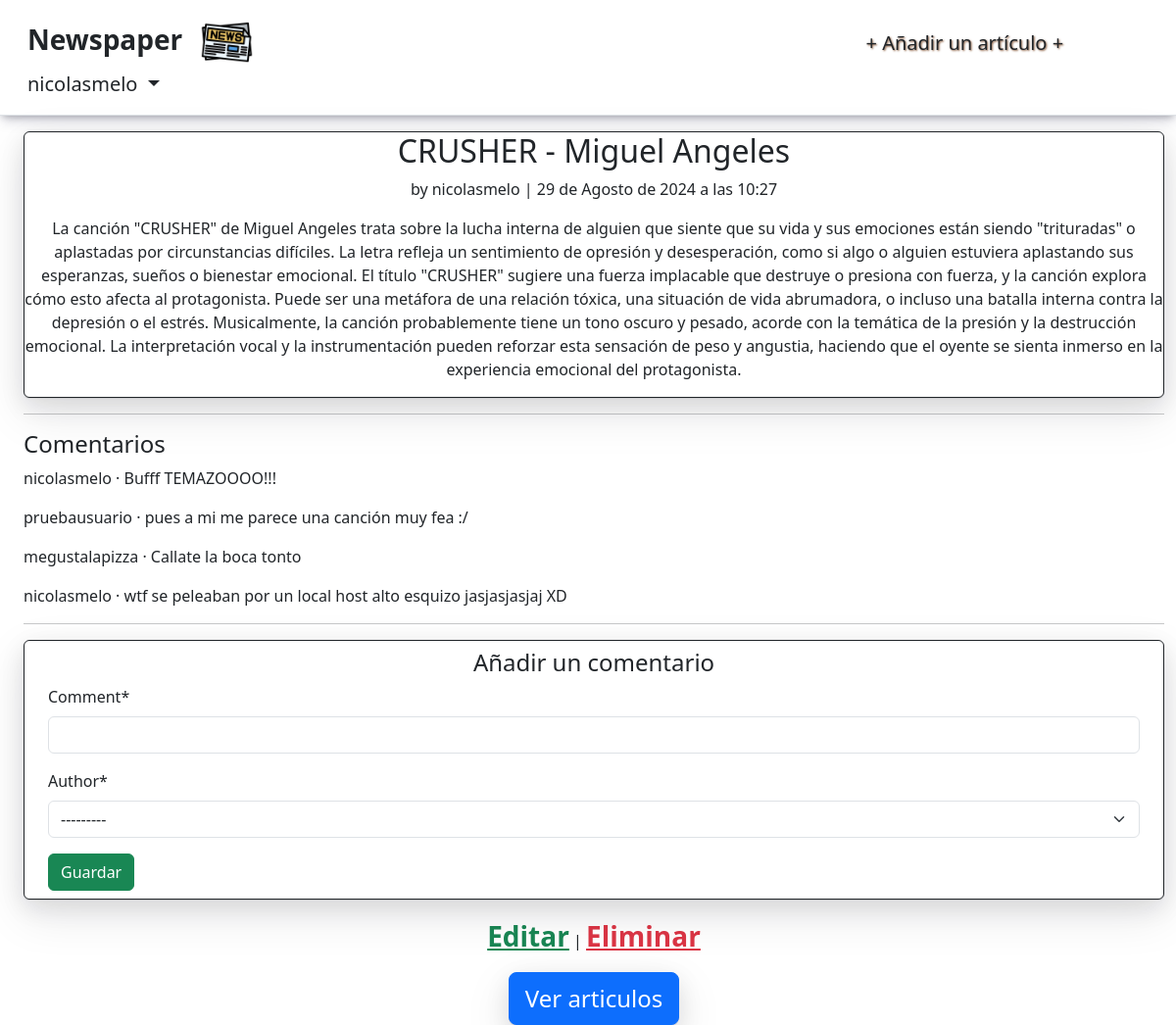
The app's page /articles/2/ (signed in) with its own data.
### accounts/models.py (models this page shows)
class CustomUser(AbstractUser): #Edad del usuario (En blanco para que este la registre)
    age = models.PositiveIntegerField(null=True, blank=True) #Agregando la edad null para el User

### articles/models.py (models this page shows, shortened)
class Article(models.Model):
    title = models.CharField(max_length=255)
    body = models.TextField()
    date = models.DateTimeField(auto_now_add=True)
    author = models.ForeignKey(
        settings.AUTH_USER_MODEL,
        on_delete=models.CASCADE,
    )

class Comment(models.Model):
    article = models.ForeignKey(Article, on_delete=models.CASCADE,)
    comment = models.CharField(max_length=140)
    author = models.ForeignKey(
        settings.AUTH_USER_MODEL,
        on_delete=models.CASCADE,
    )
    def __str__(self):
        return self.comment

### articles/views.py (the view, shortened to what this page needs)
# urls.py: path("<int:pk>/", ArticleDetailsView.as_view(), name='article_details'),
class ArticleDetailsView(LoginRequiredMixin, View): #Creando la vista para ver los detalles del artículo (El usuario deberá esta logueado)
    def get(self, request, *args, **kwargs):
        view = CommentGet.as_view() #Ver comentarios
        return view(request, *args, **kwargs)

### articles/forms.py
class CommentForm(forms.ModelForm): #Formato del comentario
    class Meta:
        model = Comment
        fields = ("comment", "author")

### articles/views.py (called while the page is built)
    def get_context_data(self, **kwargs):
        context = super().get_context_data(**kwargs)
        context['form'] = CommentForm()
        return context

### templates/article_details.html (shortened to what this page needs)
{% extends "base.html" %}
{% load crispy_forms_tags %}
{% block content %}
    <div class="article-entry card border-dark text-center" style="width: 100%; max-width: 2000px; box-shadow: rgba(17, 17, 26, 0.1) 0px 1px 0px, rgba(17, 17, 26, 0.1) 0px 8px 24px, rgba(17, 17, 26, 0.1) 0px 16px 48px;">
        <h2>{{ object.title }}</h2>
        <p>by {{ object.author }} | {{ object.date }}</p>
        <p>{{ object.body }}</p>
    </div>
    <hr>
    <h4>Comentarios</h4>
    {% for comment in article.comment_set.all %}
        <p>{{ comment.author }} &middot; {{ comment }} </p>
    {% endfor %}
    <hr>
    <div class="article-entry card border-dark px-4 py-2 mb-3" style="width: 100%; max-width: 2000px; box-shadow: rgba(17, 17, 26, 0.1) 0px 1px 0px, rgba(17, 17, 26, 0.1) 0px 8px 24px, rgba(17, 17, 26, 0.1) 0px 16px 48px;">
        <h4 class="text-center">Añadir un comentario</h4>
        <form action="" method="post">
            {{ form|crispy }}
            <button class="btn btn-success ml-2" type="submit">Guardar</button>
        </form>
    </div>
    <div class="d-flex justify-content-center">
        <p><a href="{% url 'article_edit' article.pk %}" class="text-success fw-bold fs-3">Editar</a> | <a href="{% url 'article_delete' article.pk %}" class="text-danger fw-bold fs-3">Eliminar</a></p>
    </div>
    <div class="d-flex justify-content-center">
        <a href="{% url 'article_list' %}" class="btn btn-primary btn-lg fs-4" style="box-shadow: rgba(17, 17, 26, 0.1) 0px 1px 0px, rgba(17, 17, 26, 0.1) 0px 8px 24px, rgba(17, 17, 26, 0.1) 0px 16px 48px;">Ver articulos</a>
    </div>
{% endblock content %}

### templates/base.html (shortened to what this page needs)
<!DOCTYPE html>
{% load static %}
<html>
    <head>
        <link rel="stylesheet" href="{% static '/css/bootstrap.min.css' %}">
    </head>
    <body>
        <header class="p-3 mb-3 border-bottom" style="box-shadow: rgba(50, 50, 93, 0.25) 0px 6px 12px -2px, rgba(0, 0, 0, 0.3) 0px 3px 7px -3px;">
            <div class="container-fluid">
                <div class="d-flex flex-wrap align-items-center justify-content-center justify-content-lg-start">
                    <a class="navbar-brand fw-bold fs-3" href="{% url 'home' %}">Newspaper
                        <img class="img-fluid" src="{% static 'img/7063304.png' %}" style="width: 8%; margin-left: 10px;">
                    </a>
                        <ul class="nav col-12 col-lg-auto me-lg-auto mb-2 justify-content-center mb-md-0" style="margin-left: 160px; text-shadow: 1px 1px 2px rgb(141, 96, 66);">
                        {% if user.is_authenticated %}
                            <li><a href="{% url 'article_new' %}" class="nav-link px-2 link-dark fs-5">+ Añadir un artículo +</a></li>
                            </ul>
                            <div class="dropdown text-end">
                                <a href="#" class="d-block link-dark text-decoration-none dropdown-toggle fs-5" id="dropdownUser1" data-bs-toggle="dropdown" aria-expanded="false">
                                    {{ user.username }}
                                </a>
                            </div>
                        {% endif %}
                </div>
            </div>
        </header>
        <div class="container-fluid ps-4">
            <main>
                {% block content %}{% endblock content %}
            </main>
        </div>
    </body>
</html>

### records on screen
CustomUser: username "nicolasmelo"
Article: title "CRUSHER - Miguel Angeles", author "nicolasmelo", date "29 de Agosto de 2024 a las 10:27", body "La canción \"CRUSHER\" de Miguel Angeles trata sobre la lucha interna de alguien que siente que su vida y sus emociones están siendo \"trituradas\" o aplastadas por circunstancias difíciles. La letra refleja un sentimiento de opresión y desesperación, como si algo o alguien estuviera aplastando sus esperanzas, sueños o bienestar emocional. El título \"CRUSHER\" sugiere una fuerza implacable que destruye o presiona con fuerza, y la canción explora cómo esto afecta al protagonista. Puede ser una metáfora de una relación tóxica, una situación de vida abrumadora, o incluso una batalla interna contra la depresión o el estrés. Musicalmente, la canción probablemente tiene un tono oscuro y pesado, acorde…"
Comment: author "nicolasmelo", comment "Bufff TEMAZOOOO!!!"
Comment: author "pruebausuario", comment "pues a mi me parece una canción muy fea :/"
Comment: author "megustalapizza", comment "Callate la boca tonto"
Comment: author "nicolasmelo", comment "wtf se peleaban por un local host alto esquizo jasjasjasjaj XD"
